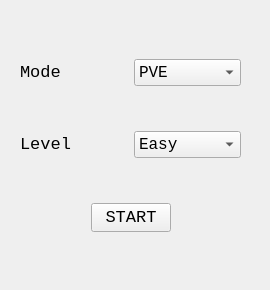
<?xml version="1.0" encoding="UTF-8"?>
<ui version="4.0">
 <class>Form</class>
 <widget class="QWidget" name="Form">
  <property name="geometry">
   <rect>
    <x>0</x>
    <y>0</y>
    <width>270</width>
    <height>290</height>
   </rect>
  </property>
  <property name="sizePolicy">
   <sizepolicy hsizetype="Fixed" vsizetype="Fixed">
    <horstretch>0</horstretch>
    <verstretch>0</verstretch>
   </sizepolicy>
  </property>
  <property name="minimumSize">
   <size>
    <width>270</width>
    <height>290</height>
   </size>
  </property>
  <property name="maximumSize">
   <size>
    <width>270</width>
    <height>290</height>
   </size>
  </property>
  <property name="mouseTracking">
   <bool>false</bool>
  </property>
  <property name="windowTitle">
   <string>Ready</string>
  </property>
  <property name="toolTipDuration">
   <number>-1</number>
  </property>
  <widget class="QWidget" name="gridLayoutWidget">
   <property name="geometry">
    <rect>
     <x>20</x>
     <y>20</y>
     <width>221</width>
     <height>251</height>
    </rect>
   </property>
   <layout class="QGridLayout" name="gridLayout">
    <item row="2" column="0">
     <spacer name="horizontalSpacer">
      <property name="orientation">
       <enum>Qt::Horizontal</enum>
      </property>
      <property name="sizeHint" stdset="0">
       <size>
        <width>40</width>
        <height>20</height>
       </size>
      </property>
     </spacer>
    </item>
    <item row="2" column="1">
     <widget class="QPushButton" name="StartButton">
      <property name="font">
       <font>
        <family>Consolas</family>
        <pointsize>13</pointsize>
       </font>
      </property>
      <property name="text">
       <string>START</string>
      </property>
     </widget>
    </item>
    <item row="2" column="2">
     <spacer name="horizontalSpacer_2">
      <property name="orientation">
       <enum>Qt::Horizontal</enum>
      </property>
      <property name="sizeHint" stdset="0">
       <size>
        <width>40</width>
        <height>20</height>
       </size>
      </property>
     </spacer>
    </item>
    <item row="1" column="0" colspan="3">
     <layout class="QHBoxLayout" name="horizontalLayout">
      <item>
       <widget class="QLabel" name="label">
        <property name="font">
         <font>
          <family>Consolas</family>
          <pointsize>13</pointsize>
         </font>
        </property>
        <property name="text">
         <string>Level</string>
        </property>
       </widget>
      </item>
      <item>
       <widget class="QComboBox" name="LevelChooseBox">
        <property name="font">
         <font>
          <family>Consolas</family>
          <pointsize>12</pointsize>
         </font>
        </property>
        <item>
         <property name="text">
          <string>Easy</string>
         </property>
        </item>
        <item>
         <property name="text">
          <string>Normal</string>
         </property>
        </item>
        <item>
         <property name="text">
          <string>Hard</string>
         </property>
        </item>
       </widget>
      </item>
     </layout>
    </item>
    <item row="0" column="0" colspan="3">
     <layout class="QHBoxLayout" name="horizontalLayout_2">
      <property name="sizeConstraint">
       <enum>QLayout::SetFixedSize</enum>
      </property>
      <item>
       <widget class="QLabel" name="label_2">
        <property name="font">
         <font>
          <family>Consolas</family>
          <pointsize>13</pointsize>
         </font>
        </property>
        <property name="text">
         <string>Mode</string>
        </property>
       </widget>
      </item>
      <item>
       <widget class="QComboBox" name="ModeChooseBox">
        <property name="font">
         <font>
          <family>Consolas</family>
          <pointsize>12</pointsize>
         </font>
        </property>
        <item>
         <property name="text">
          <string>PVE</string>
         </property>
        </item>
        <item>
         <property name="text">
          <string>EVE</string>
         </property>
        </item>
       </widget>
      </item>
     </layout>
    </item>
   </layout>
  </widget>
 </widget>
 <resources/>
 <connections/>
</ui>
